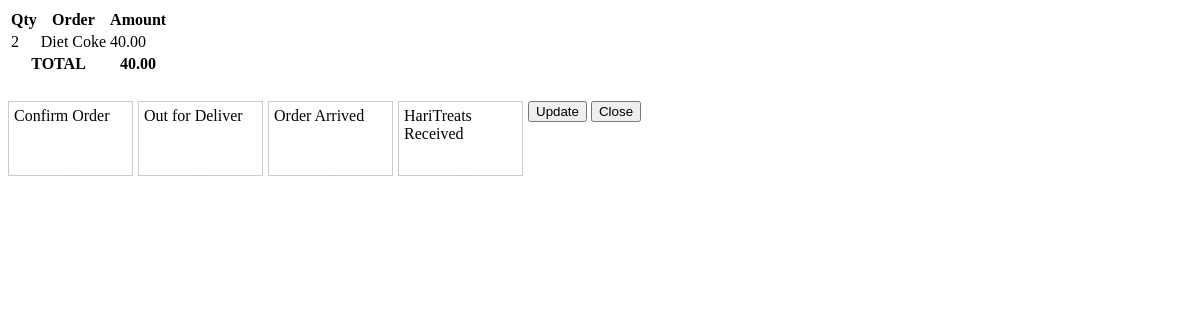
The page /admin/view_order.php?id=2 on the database its author committed.
### tables this page shows
CREATE TABLE `order_list` (
  `id` int(30) NOT NULL,
  `order_id` int(30) NOT NULL,
  `product_id` int(30) NOT NULL,
  `qty` int(30) NOT NULL
);

CREATE TABLE `product_list` (
  `id` int(30) NOT NULL,
  `category_id` int(30) NOT NULL,
  `name` varchar(100) NOT NULL,
  `description` text NOT NULL,
  `price` float NOT NULL DEFAULT 0,
  `img_path` text NOT NULL,
  `status` tinyint(1) NOT NULL DEFAULT 1 COMMENT '0= unavailable, 2 Available'
);

### admin/view_order.php (the view, shortened to what this page needs)
<div class="container-fluid">
	<table class="table table-bordered">
		<thead>
			<tr>
				<th>Qty</th>
				<th>Order</th>
				<th>Amount</th>
			</tr>
		</thead>
		<tbody>
			<?php
			$total = 0;
			$status = 0;
			include 'db_connect.php';
			$qry = $conn->query("SELECT * FROM order_list o inner join product_list p on o.product_id = p.id  where order_id =".$_GET['id']);
			while($row=$qry->fetch_assoc()):
				$total += $row['qty'] * $row['price'];
			?>
			<?php $status=$row['status'] ?>
			<tr>
				<td><?php echo $row['qty'] ?></td>
				<td><?php echo $row['name'] ?></td>
				<td><?php echo number_format($row['qty'] * $row['price'],2) ?></td>
			</tr>
		<?php endwhile; ?>
		</tbody>
		<tfoot>
			<tr>
				<th colspan="2" class="text-right">TOTAL</th>
				<th ><?php echo number_format($total,2) ?></th>
			</tr>
		</tfoot>
	</table>
	<?php if($status != 0):?>
			<tr><td colspan="3">
				<ul class="status_options">
				<li>
                        <input type="radio" id="order_confirmed" value='1' name="status" style="background: #AB6D23"/>
                        <label for="out_for_delivery">Confirm Order</label>
                    </li>
                    <li>
                        <input type="radio" id="out_for_delivery" value='2' name="status" />
                        <label for="out_for_delivery">Out for Deliver</label>
                    </li>
                    <li>
                        <input type="radio" id="order_arrived" value='3' name="status" />
                        <label for="order_arrived">Order Arrived</label>
                    </li>
					<li>
                        <input type="radio" id="haritreats_received" value='4' name="status" />
                        <label for="haritreats_received">HariTreats Received</label>
                    </li>
                </ul></td>
			</tr>
			<?php endif; ?>
	<div class="text-center">
		<?php if($status == 0):?>
			<button class="btn btn-primary" id="confirm" type="button" onclick="confirm_order()">Confirm</button>
		<?php else: ?>
			<button class="btn btn-primary" id="confirm" type="button" onclick="update_order_status()">Update</button>
		<?php endif; ?>
        <button type="button" class="btn btn-secondary" data-dismiss="modal">Close</button>
	</div>
</div>

### admin/view_order.php (style rules this page uses)
.status_options { list-style-type: none; margin: 25px 0 0 0; padding: 0; }
.status_options li { float: left; margin: 0 5px 0 0; width: 125px; height: 75px; position: relative; }
.status_options label, .status_options input { display: block; position: absolute; top: 0; left: 0; right: 0; bottom: 0; }
.status_options input[type="radio"] { opacity: 0.01; z-index: 100; }
.status_options label { padding: 5px; border: 1px solid #CCC; cursor: pointer; z-index: 90; }

### rows shown on the page
order_list: qty "2", product_list.name "Diet Coke", $row['qty']*$row['price'] "40.00"

### other values the page prints
$total "40.00"
